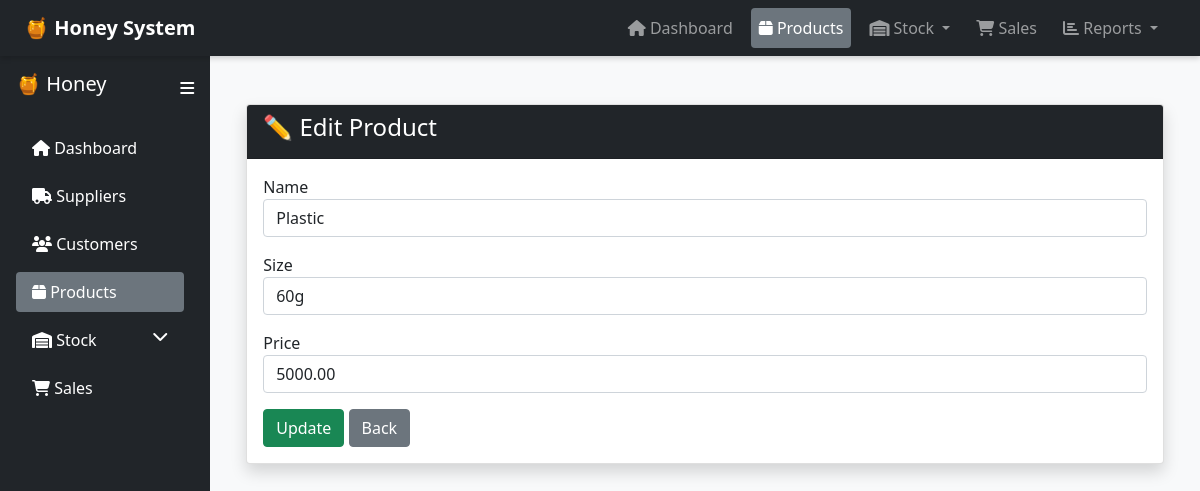
The page /products/edit.php?id=1 on the database its author committed.
### tables this page shows
CREATE TABLE `products` (
  `ProductID` int(11) NOT NULL,
  `Name` varchar(100) DEFAULT NULL,
  `Size` varchar(50) DEFAULT NULL,
  `Price` decimal(10,2) DEFAULT NULL,
  `CreatedAt` timestamp NOT NULL DEFAULT current_timestamp()
);

### products/edit.php (the view, shortened to what this page needs)
<?php
include("../config/db.php");
include("../includes/layout.php");
$id = $_GET['id'];
$product = $conn->query("SELECT * FROM products WHERE ProductID=$id")->fetch();
?>
<div class="container mt-4">
    <div class="card shadow rounded-4">
        <div class="card-header bg-dark text-white">
            <h4>✏️ Edit Product</h4>
        </div>
        <div class="card-body">
            <form method="POST">
                <div class="mb-3">
                    <label>Name</label>
                     <select name="Name" id="" class="form-control">
                        <option value="<?= $product['Name'] ?>"><?php echo"$product[Name]"; ?></option>
                    </select>
                </div>
                <div class="mb-3">
                    <label>Size</label>
                     <select name="Size" id="" class="form-control">
                        <option value="<?= $product['Size'] ?>"><?php echo"$product[Size]"; ?></option>
                    </select>
                </div>
                <div class="mb-3">
                    <label>Price</label>
                    <input type="number" step="0.01" name="Price" value="<?= $product['Price'] ?>" class="form-control">
                </div>
                <button class="btn btn-success">Update</button>
                <a href="index.php" class="btn btn-secondary">Back</a>
            </form>
        </div>
    </div>
</div>
<?php include("../includes/footer.php"); ?>

### includes/header.php (style rules this page uses)
body { overflow-x: hidden; }

### rows shown on the page
products: Name "Plastic", Size "60g", Price "5000.00"
